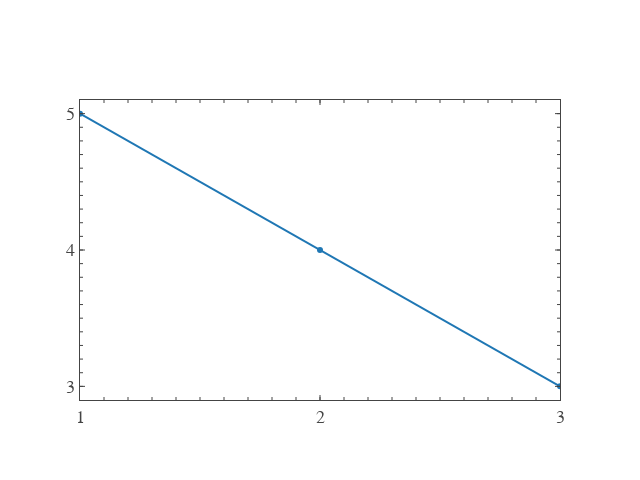

Notebook code cell kept with this figure:
### Markdown cell above
## Plotting Single Data

### Code cell
# the simplest example
tpu.plotly().scatter({"x": [1,2,3], "y": [5,4,3]}).show()

### Figure 1 — Plotly figure (JSON) as saved in the notebook; plotly's stock layout.template omitted (floating-point values rounded to 4 significant figures)
{"data": [{"type": "scatter", "uid": "a986648b-48e5-4041-a3e7-27bd1b379eff", "x": [1, 2, 3], "y": [5, 4, 3]}, {"type": "scatter", "uid": "010fadd6-be93-4c15-a435-02a481e60024", "visible": false, "xaxis": "x100", "yaxis": "y100"}], "layout": {"font": {"family": "Arial", "size": 18}, "height": 480, "titlefont": {"family": "Arial", "size": 20}, "width": 640, "xaxis": {"dtick": 1, "hoverformat": ".f", "mirror": "ticks", "range": [1, 3], "showgrid": false, "showline": true, "showticklabels": true, "ticklen": 5, "ticks": "inside", "titlefont": {"family": "Arial", "size": 20}, "zeroline": false}, "xaxis100": {"dtick": 0.1, "mirror": "ticks", "overlaying": "x", "range": [1, 3], "scaleanchor": "x", "showgrid": false, "showline": false, "showticklabels": false, "ticklen": 3, "ticks": "inside", "zeroline": false}, "yaxis": {"dtick": 1, "hoverformat": ".f", "mirror": "ticks", "range": [2.9, 5.1], "showgrid": false, "showline": true, "showticklabels": true, "ticklen": 5, "ticks": "inside", "titlefont": {"family": "Arial", "size": 20}, "zeroline": false}, "yaxis100": {"dtick": 0.1, "mirror": "ticks", "overlaying": "y", "range": [2.9, 5.1], "scaleanchor": "y", "showgrid": false, "showline": false, "showticklabels": false, "ticklen": 3, "ticks": "inside", "zeroline": false}}}
